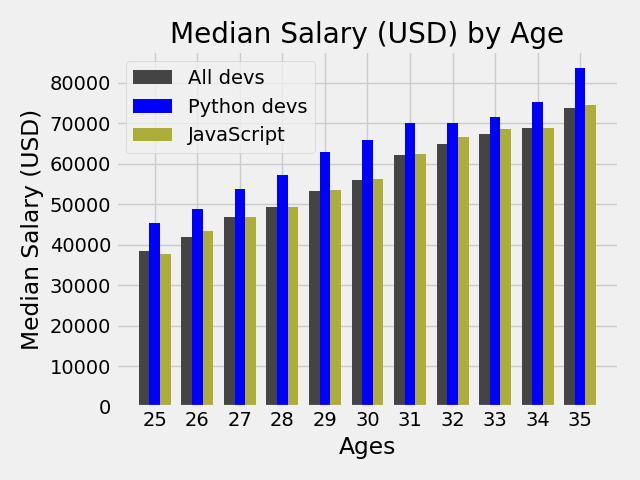

This chart was generated by the following Python code:
from matplotlib import pyplot as plt
import pandas as pd
import numpy as np

plt.style.use('fivethirtyeight')

ages_x = [25, 26, 27, 28, 29, 30, 31, 32, 33, 34, 35]
x_indexes = np.arange(len(ages_x))
width = 0.25

dev_y = [38496, 42000, 46752, 49320, 53200,
         56000, 62316, 64928, 67317, 68748, 73752]
plt.bar(x_indexes-width, dev_y, width = width, color = '#444444', label = 'All devs')


py_dev_y = [45372, 48876, 53850, 57287, 63016,
            65998, 70003, 70000, 71496, 75370, 83640]
plt.bar(x_indexes, py_dev_y, width = width, color = 'b', label = 'Python devs')


js_dev_y = [37810, 43515, 46823, 49293, 53437,
            56373, 62375, 66674, 68745, 68746, 74583]
plt.bar(x_indexes+width, js_dev_y, width = width, color = '#adad3b', label = 'JavaScript')


plt.xticks(ticks=x_indexes, labels=ages_x)
plt.title('Median Salary (USD) by Age')
plt.xlabel('Ages')
plt.ylabel('Median Salary (USD)')


plt.legend()
plt.grid(True)
plt.tight_layout()
plt.savefig('2_BarCharts.png')
plt.show()